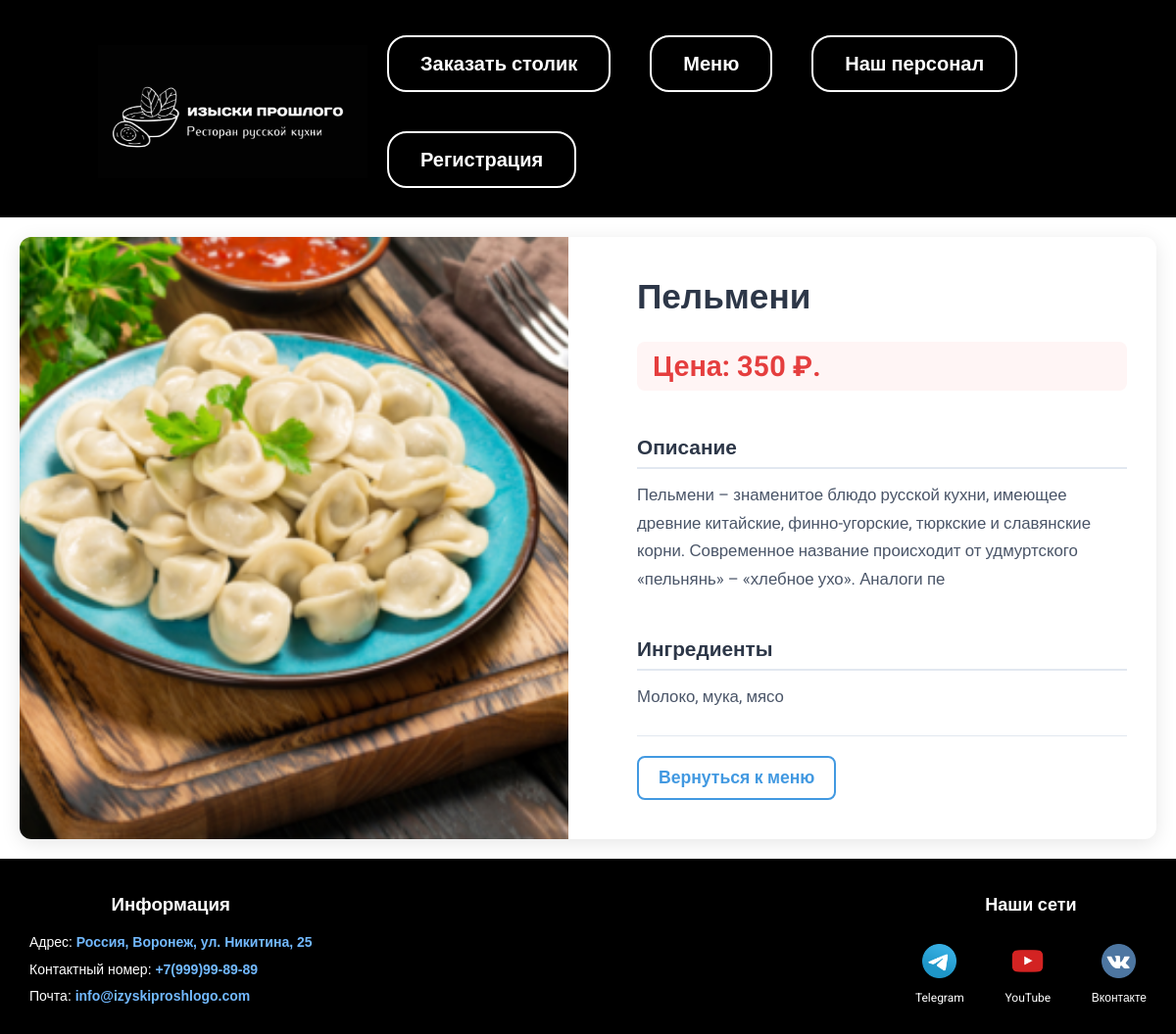
Page /dish/pelmeni/ on the committed database.
### view/models.py (models this page shows, shortened)
class Menu(models.Model):
    title = models.CharField(max_length=100)
    image = models.ImageField(upload_to='images/')
    recipe = models.CharField(max_length=2000)
    ingredients = models.CharField(max_length=1000)
    price = models.DecimalField(max_digits=10, decimal_places=2)
    slug = models.SlugField(max_length=250, unique=True)
    class Meta:
        verbose_name = 'блюдо'
        verbose_name_plural = 'Меню'

### view/views.py (the view)
# urls.py: path('dish/<slug:slug>/', views.dish, name='dish'),
def dish(request, slug):
    menu_item = get_object_or_404(Menu, slug=slug)
    return render(request, 'view/dish.html', {"menu_item": menu_item})

### view/templates/view/dish.html
{% extends 'view/base.html' %}
{% load static %}
{% block content %}
<div class="dish-container">
    <div class="dish-card">
        <div class="dish-image-section">
            <img class="dish-image" src="{{ menu_item.image.url }}" alt="{{ menu_item.title }}">
        </div>
        <div class="dish-info">
            <h1 class="dish-title">{{ menu_item.title }}</h1>
            <div class="price">
                Цена: {{ menu_item.price|floatformat:0 }} ₽.
            </div>
            <div class="details">
                <div class="group">
                    <h3>Описание</h3>
                    <p class="recipe">{{ menu_item.recipe }}</p>
                </div>
                <div class="group">
                    <h3>Ингредиенты</h3>
                    <p class="ingredients">{{ menu_item.ingredients }}</p>
                </div>
            </div>
            <div class="back">
                <a href="{% url 'menu' %}">Вернуться к меню</a>
            </div>
        </div>
    </div>
</div>
{% endblock %}

### view/static/css/styleDip.css (style rules this page uses)
body { margin: 0; padding: 0; font-family: "Roboto", sans-serif; background: #ffffff; display: flex; flex-direction: column; min-height: 100vh; width: 100%; overflow-x: hidden; }
.dish-container { max-width: 1200px; margin: 0 auto; padding: 20px; }
.dish-card { display: grid; grid-template-columns: 1fr 1fr; gap: 40px; background: white; border-radius: 12px; box-shadow: 0 4px 20px rgba(0, 0, 0, 0.1); overflow: hidden; min-height: 500px; }
.dish-image-section { position: relative; overflow: hidden; display: flex; align-items: center; justify-content: center; background: #f8f9fa; }
.dish-image { width: 100%; height: 100%; min-height: 500px; object-fit: cover; display: block; }
.dish-info { padding: 40px 30px; display: flex; flex-direction: column; gap: 25px; }
.dish-title { font-size: 2.2rem; font-weight: 700; color: #2d3748; margin: 0; line-height: 1.2; }
.price { font-size: 1.8rem; font-weight: 700; color: #e53e3e; background: #fff5f5; padding: 8px 16px; border-radius: 8px; display: inline-block; }
.details { display: flex; flex-direction: column; gap: 25px; }
.group h3 { font-size: 1.3rem; font-weight: 600; color: #2d3748; margin-bottom: 12px; padding-bottom: 8px; border-bottom: 2px solid #e2e8f0; }
.group p { color: #4a5568; line-height: 1.7; margin: 0; font-size: 1.05rem; }
.back { margin-top: auto; padding-top: 20px; border-top: 1px solid #e2e8f0; }
.back a { display: inline-flex; align-items: center; gap: 10px; color: #4299e1; text-decoration: none; font-weight: 600; font-size: 1.1rem; padding: 10px 20px; border: 2px solid #4299e1; border-radius: 8px; transition: all 0.3s; }

### rows in the picture
Menu: image (picture), title "Пельмени", price "350", recipe "Пельмени – знаменитое блюдо русской кухни, имеющее древние китайские, финно-угорские, тюркские и славянские корни. Современное название происходит от удмуртского «пельнянь» – «хлебное ухо». Аналоги пе", ingredients "Молоко, мука, мясо"
